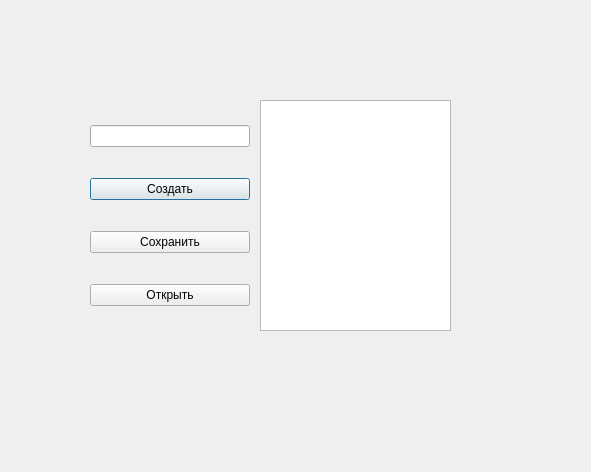
<?xml version="1.0" encoding="UTF-8"?>
<ui version="4.0">
 <class>Dialog</class>
 <widget class="QDialog" name="Dialog">
  <property name="geometry">
   <rect>
    <x>0</x>
    <y>0</y>
    <width>591</width>
    <height>472</height>
   </rect>
  </property>
  <property name="windowTitle">
   <string>Dialog</string>
  </property>
  <widget class="QPlainTextEdit" name="text_edit">
   <property name="geometry">
    <rect>
     <x>260</x>
     <y>100</y>
     <width>191</width>
     <height>231</height>
    </rect>
   </property>
  </widget>
  <widget class="QWidget" name="verticalLayoutWidget">
   <property name="geometry">
    <rect>
     <x>90</x>
     <y>100</y>
     <width>160</width>
     <height>231</height>
    </rect>
   </property>
   <layout class="QVBoxLayout" name="verticalLayout">
    <item>
     <widget class="QLineEdit" name="filename_edit"/>
    </item>
    <item>
     <widget class="QPushButton" name="new_button">
      <property name="text">
       <string>Создать</string>
      </property>
     </widget>
    </item>
    <item>
     <widget class="QPushButton" name="save_button">
      <property name="text">
       <string>Сохранить</string>
      </property>
     </widget>
    </item>
    <item>
     <widget class="QPushButton" name="open_button">
      <property name="text">
       <string>Открыть</string>
      </property>
     </widget>
    </item>
   </layout>
  </widget>
 </widget>
 <resources/>
 <connections/>
</ui>
